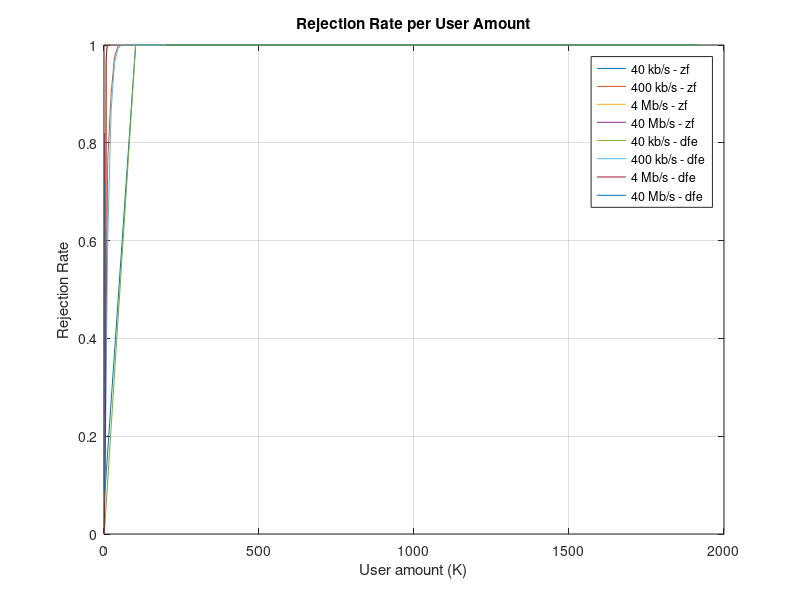

MATLAB code for this plot:
clear;
close all;

N_symb = 100; % Symbols
system_bandwidth = 30e6; % Hz
band_rolloff = 0.5;
available_bandwidth = system_bandwidth / (1 + band_rolloff);
max_constalation_size = 4; % bit / Symbol - 16QAM
system_total_rate = max_constalation_size * available_bandwidth; % bit/s

Dmax = 2000; % m
c = 3e8; % m/s
carry_frequency = 2.4e9; % Hz
carry_lamdba = c / carry_frequency; % m
Pmax = 20; % dBm

noise_spectral_density = -174; % dBm / Hz
%noise_power_dbm = noise_spectral_density + 10*log10(available_bandwidth); % dBm

Ts = 1 / available_bandwidth; % s
MC = 1000; %%number of Monte-Carlo simulations

user_rates = [40e3 400e3 4e6 40e6]; % bit/s
%%%%%%%%%%%%%%%%%%%%%%%%%%%%%%%%%%%%%%%% CH1 CH2 CH3
equalization_modes.zf.bpsk.snr_min    = [ 9.0 13.5 21]; % Es/N0 dB
equalization_modes.zf.m8qam.snr_min   = [11.5 16.4 24]; % Eb/N0 dB
equalization_modes.zf.m8qam.snr_min   = equalization_modes.zf.m8qam.snr_min + 10*log10(log2(8)); % Es/N0 dB
equalization_modes.zf.m16qam.snr_min  = [13.2 16.6 25.7]; % Eb/N0
equalization_modes.zf.m16qam.snr_min  = equalization_modes.zf.m16qam.snr_min + 10*log10(log2(16)); % Es/N0 dB

equalization_modes.dfe.bpsk.snr_min   = [ 8.6 11   13.5]; % Es/N0 dB
equalization_modes.dfe.m8qam.snr_min  = [11.2 13.5 16.3]; % Eb/N0 dB
equalization_modes.dfe.m8qam.snr_min   = equalization_modes.dfe.m8qam.snr_min + 10*log10(log2(8)); % Es/N0 dB
equalization_modes.dfe.m16qam.snr_min = [12.8 14.4 18.6]; % Eb/N0 dB
equalization_modes.dfe.m16qam.snr_min  = equalization_modes.dfe.m16qam.snr_min+ 10*log10(log2(16)); % Es/N0 dB

rejection_plot_args = cell(2, length(user_rates), numel(fieldnames(equalization_modes)));
plot_label_args = cell(1, length(user_rates), numel(fieldnames(equalization_modes)));

for jj=1:length(user_rates)
    rate = user_rates(jj);
    Kmax = system_total_rate / rate;
    K= [1:(floor(Kmax/20)+1):Kmax];

    for ii=1:numel(fieldnames(equalization_modes))
        eq_mode_name = fieldnames(equalization_modes);
        eq_mode_name = eq_mode_name{ii};
        eq_mode = equalization_modes.(eq_mode_name);

    	rej=zeros(1,length(K));
        for kk=1:length(K)
            aux=0;

            for mm=1:MC
            	xx= rand(K(kk), 1) * Dmax / 2; % m, Distribution of users in the x-axis
            	yy= rand(K(kk), 1) * Dmax / 2; % m, Distribution of users in the y-axis

            	d2=xx.^2+yy.^2;%% square-distance from the origin
                friss_attenuation_factor = carry_lamdba^2 / (4*pi)^2;
            	a2 = min(1, friss_attenuation_factor/d2);% square magnitude attenuation in Friis equation 
            	a2_dB = 10*log10(a2); % dB
		
		Es_max_tx = Pmax - 10*log10(available_bandwidth) ; % dBm / Hz 
		snr_tx_max = Es_max_tx - noise_spectral_density; %dB
            	SNR_rx_max = a2_dB + snr_tx_max;
		
            	SNR_min= eq_mode.m16qam.snr_min; %%ZF or DFE/16QAM: channel 1, channel 2, channel 3
            	if(rate*Ts*K(kk) < 3)
		      	SNR_min = eq_mode.m8qam.snr_min; 
		end%%ZF or DFE/8QAM: channel 1, channel 2, channel 3
            	if(rate*Ts*K(kk) < 1) 
			SNR_min = eq_mode.bpsk.snr_min;
	       	end %%ZF or DFE/BPSK: channel 1, channel 2, channel 3

            	SNR_rx_min = SNR_min(randi(3,K(kk),1));
            	aux = aux + sum(SNR_rx_min > SNR_rx_max);
            end
            rej(kk)= aux/(K(kk)*MC);
        end
    	rejection_plot_args(:, jj, ii) = {K, rej};
    	if rate / 1e6 > 1 
    		plot_label_args(:, jj, ii) = {sprintf("%d Mb/s - %s", rate / 1e6, eq_mode_name)};
    	else
    		plot_label_args(:, jj, ii) = {sprintf("%d kb/s - %s", rate / 1e3, eq_mode_name)};
    	end
    end

end

%% Channel display
plot(rejection_plot_args{:});
grid;
title("Rejection Rate per User Amount");
legend(plot_label_args{:});
xlabel('User amount (K)');
ylabel('Rejection Rate');
